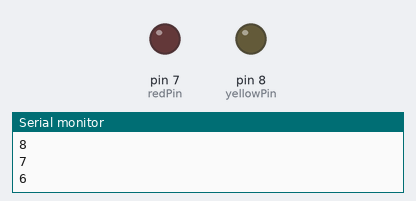
A sketch run on a simulated Arduino Uno, built with avr-gcc and run on an emulated ATmega328P. On the bench: output pins drawn as LEDs (lit = HIGH), the last lines printed to the serial monitor.

Above: at 1.2 s.
At 3.62 s:
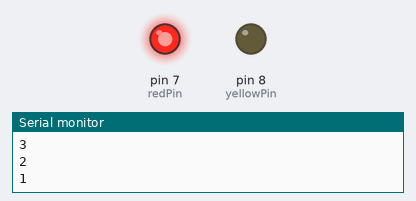
At 6.12 s:
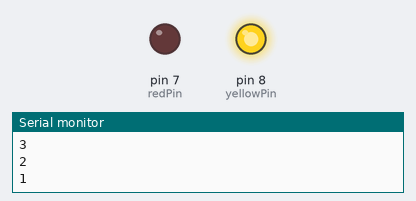
Timing chart, 0 to 8.5 s (numbered marks = the images above):
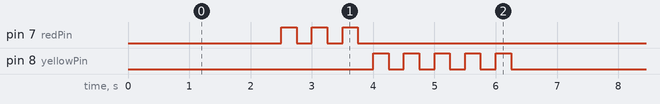

The sketch:

15-Red-and-Yellow-LEDs-with-For-Loops.ino
```cpp
int redPin = 7;
int yellowPin = 8;
int delayTime = 250;

void setup() {
  // put your setup code here, to run once:
  pinMode(redPin, OUTPUT);
  pinMode(yellowPin, OUTPUT);
  Serial.begin(9600);
}

void loop() {
  // put your main code here, to run repeatedly:
  for(int j = 10; j > 0; j--) {
    Serial.println(j);
    delay(delayTime);
  }
  for(int i = 0; i < 3; i++) {
    digitalWrite(redPin, HIGH);
    delay(delayTime);
    digitalWrite(redPin, LOW);
    delay(delayTime);
  }
  for(int i = 0; i < 5; i++) {
    digitalWrite(yellowPin, HIGH);
    delay(delayTime);
    digitalWrite(yellowPin, LOW);
    delay(delayTime);
  }
}
```

Measured:
- by itself, pin 7 (redPin): repeats every 6.5 s: 2 × (LOW 0.25 s, HIGH 0.25 s), LOW 5.3 s, HIGH 0.25 s
- by itself, pin 8 (yellowPin): repeats every 6.5 s: 4 × (LOW 0.25 s, HIGH 0.25 s), LOW 4.3 s, HIGH 0.25 s
- by itself, everything shown: repeats every 6.5 s, in 16 steps
